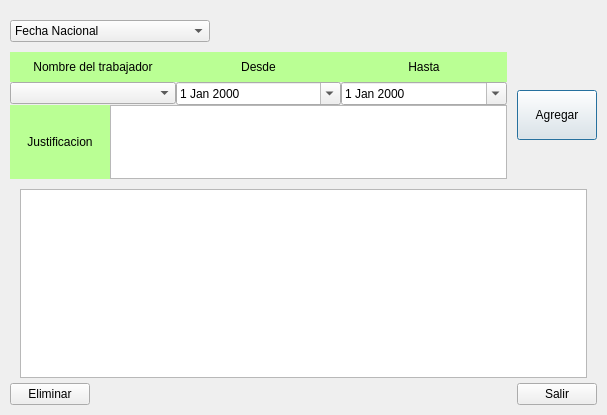
<?xml version="1.0" encoding="UTF-8"?>
<ui version="4.0">
 <class>Dialog</class>
 <widget class="QDialog" name="Dialog">
  <property name="geometry">
   <rect>
    <x>0</x>
    <y>0</y>
    <width>607</width>
    <height>415</height>
   </rect>
  </property>
  <property name="windowTitle">
   <string>Dias libres y feriados</string>
  </property>
  <layout class="QVBoxLayout" name="verticalLayout">
   <property name="spacing">
    <number>0</number>
   </property>
   <property name="leftMargin">
    <number>10</number>
   </property>
   <property name="topMargin">
    <number>10</number>
   </property>
   <property name="rightMargin">
    <number>10</number>
   </property>
   <property name="bottomMargin">
    <number>10</number>
   </property>
   <item>
    <layout class="QHBoxLayout" name="comboLayout">
     <property name="topMargin">
      <number>10</number>
     </property>
     <item>
      <widget class="QComboBox" name="qoption">
       <property name="minimumSize">
        <size>
         <width>200</width>
         <height>0</height>
        </size>
       </property>
       <item>
        <property name="text">
         <string>Fecha Nacional</string>
        </property>
       </item>
       <item>
        <property name="text">
         <string>Fechas Especiales</string>
        </property>
       </item>
       <item>
        <property name="text">
         <string>Dias Libres</string>
        </property>
       </item>
       <item>
        <property name="text">
         <string>Vacaciones</string>
        </property>
       </item>
      </widget>
     </item>
     <item>
      <spacer name="horizontalSpacer">
       <property name="orientation">
        <enum>Qt::Horizontal</enum>
       </property>
       <property name="sizeHint" stdset="0">
        <size>
         <width>40</width>
         <height>20</height>
        </size>
       </property>
      </spacer>
     </item>
    </layout>
   </item>
   <item>
    <widget class="QWidget" name="inputitemsLayout" native="true">
     <property name="minimumSize">
      <size>
       <width>0</width>
       <height>0</height>
      </size>
     </property>
     <property name="maximumSize">
      <size>
       <width>16777215</width>
       <height>150</height>
      </size>
     </property>
     <layout class="QHBoxLayout" name="horizontalLayout">
      <property name="spacing">
       <number>0</number>
      </property>
      <property name="leftMargin">
       <number>0</number>
      </property>
      <property name="topMargin">
       <number>10</number>
      </property>
      <property name="rightMargin">
       <number>0</number>
      </property>
      <property name="bottomMargin">
       <number>10</number>
      </property>
      <item>
       <widget class="QStackedWidget" name="stackedWidget">
        <property name="minimumSize">
         <size>
          <width>0</width>
          <height>100</height>
         </size>
        </property>
        <property name="maximumSize">
         <size>
          <width>16777215</width>
          <height>16777215</height>
         </size>
        </property>
        <property name="currentIndex">
         <number>2</number>
        </property>
        <widget class="QWidget" name="pageNationalDate">
         <layout class="QGridLayout" name="gridLayout_5">
          <property name="leftMargin">
           <number>0</number>
          </property>
          <property name="topMargin">
           <number>10</number>
          </property>
          <property name="rightMargin">
           <number>10</number>
          </property>
          <property name="bottomMargin">
           <number>10</number>
          </property>
          <property name="spacing">
           <number>0</number>
          </property>
          <item row="1" column="0">
           <layout class="QGridLayout" name="gridLayout">
            <property name="spacing">
             <number>0</number>
            </property>
            <item row="2" column="3">
             <widget class="QLineEdit" name="qhname"/>
            </item>
            <item row="2" column="1">
             <widget class="QDateEdit" name="qhdate">
              <property name="minimumSize">
               <size>
                <width>100</width>
                <height>0</height>
               </size>
              </property>
              <property name="displayFormat">
               <string>dd/MM</string>
              </property>
             </widget>
            </item>
            <item row="1" column="3">
             <widget class="QLabel" name="label">
              <property name="minimumSize">
               <size>
                <width>0</width>
                <height>30</height>
               </size>
              </property>
              <property name="autoFillBackground">
               <bool>false</bool>
              </property>
              <property name="styleSheet">
               <string notr="true">background-color: rgb(186, 255, 148)</string>
              </property>
              <property name="text">
               <string>Nombre y descripcion de la fecha nacional</string>
              </property>
              <property name="alignment">
               <set>Qt::AlignCenter</set>
              </property>
             </widget>
            </item>
            <item row="1" column="1">
             <widget class="QLabel" name="label_2">
              <property name="autoFillBackground">
               <bool>false</bool>
              </property>
              <property name="styleSheet">
               <string notr="true">background-color: rgb(186, 255, 148)</string>
              </property>
              <property name="text">
               <string>Fecha</string>
              </property>
              <property name="alignment">
               <set>Qt::AlignCenter</set>
              </property>
             </widget>
            </item>
           </layout>
          </item>
          <item row="2" column="0">
           <spacer name="verticalSpacer_8">
            <property name="orientation">
             <enum>Qt::Vertical</enum>
            </property>
            <property name="sizeHint" stdset="0">
             <size>
              <width>20</width>
              <height>40</height>
             </size>
            </property>
           </spacer>
          </item>
          <item row="0" column="0">
           <spacer name="verticalSpacer_7">
            <property name="orientation">
             <enum>Qt::Vertical</enum>
            </property>
            <property name="sizeHint" stdset="0">
             <size>
              <width>20</width>
              <height>40</height>
             </size>
            </property>
           </spacer>
          </item>
         </layout>
        </widget>
        <widget class="QWidget" name="pageSpecialDate">
         <property name="minimumSize">
          <size>
           <width>0</width>
           <height>0</height>
          </size>
         </property>
         <layout class="QVBoxLayout" name="verticalLayout_2">
          <property name="leftMargin">
           <number>0</number>
          </property>
          <property name="topMargin">
           <number>0</number>
          </property>
          <property name="rightMargin">
           <number>10</number>
          </property>
          <property name="bottomMargin">
           <number>0</number>
          </property>
          <item>
           <spacer name="verticalSpacer_3">
            <property name="orientation">
             <enum>Qt::Vertical</enum>
            </property>
            <property name="sizeHint" stdset="0">
             <size>
              <width>20</width>
              <height>40</height>
             </size>
            </property>
           </spacer>
          </item>
          <item>
           <layout class="QGridLayout" name="gridLayout_2">
            <property name="spacing">
             <number>0</number>
            </property>
            <item row="0" column="1">
             <widget class="QLabel" name="label_5">
              <property name="autoFillBackground">
               <bool>false</bool>
              </property>
              <property name="styleSheet">
               <string notr="true">background-color: rgb(186, 255, 148)</string>
              </property>
              <property name="text">
               <string>Fecha Inicio</string>
              </property>
              <property name="alignment">
               <set>Qt::AlignCenter</set>
              </property>
             </widget>
            </item>
            <item row="0" column="2">
             <widget class="QLabel" name="label_6">
              <property name="autoFillBackground">
               <bool>false</bool>
              </property>
              <property name="styleSheet">
               <string notr="true">background-color: rgb(186, 255, 148)</string>
              </property>
              <property name="text">
               <string>Dias</string>
              </property>
              <property name="alignment">
               <set>Qt::AlignCenter</set>
              </property>
             </widget>
            </item>
            <item row="1" column="1">
             <widget class="QDateEdit" name="qh2date">
              <property name="minimumSize">
               <size>
                <width>100</width>
                <height>0</height>
               </size>
              </property>
              <property name="maximumTime">
               <time>
                <hour>23</hour>
                <minute>59</minute>
                <second>59</second>
               </time>
              </property>
              <property name="calendarPopup">
               <bool>true</bool>
              </property>
             </widget>
            </item>
            <item row="0" column="3">
             <widget class="QLabel" name="label_4">
              <property name="minimumSize">
               <size>
                <width>0</width>
                <height>30</height>
               </size>
              </property>
              <property name="maximumSize">
               <size>
                <width>16777215</width>
                <height>30</height>
               </size>
              </property>
              <property name="autoFillBackground">
               <bool>false</bool>
              </property>
              <property name="styleSheet">
               <string notr="true">background-color: rgb(186, 255, 148)</string>
              </property>
              <property name="text">
               <string>Nombre y descripcion de la fecha especial</string>
              </property>
              <property name="alignment">
               <set>Qt::AlignCenter</set>
              </property>
             </widget>
            </item>
            <item row="1" column="3">
             <widget class="QLineEdit" name="qh2name"/>
            </item>
            <item row="1" column="2">
             <widget class="QSpinBox" name="qh2days">
              <property name="minimumSize">
               <size>
                <width>100</width>
                <height>0</height>
               </size>
              </property>
              <property name="minimum">
               <number>1</number>
              </property>
              <property name="maximum">
               <number>365</number>
              </property>
             </widget>
            </item>
           </layout>
          </item>
          <item>
           <spacer name="verticalSpacer_4">
            <property name="orientation">
             <enum>Qt::Vertical</enum>
            </property>
            <property name="sizeHint" stdset="0">
             <size>
              <width>20</width>
              <height>40</height>
             </size>
            </property>
           </spacer>
          </item>
         </layout>
        </widget>
        <widget class="QWidget" name="pageDayoff">
         <layout class="QGridLayout" name="gridLayout_7">
          <property name="leftMargin">
           <number>0</number>
          </property>
          <property name="topMargin">
           <number>0</number>
          </property>
          <property name="rightMargin">
           <number>10</number>
          </property>
          <property name="bottomMargin">
           <number>0</number>
          </property>
          <property name="spacing">
           <number>0</number>
          </property>
          <item row="0" column="0">
           <layout class="QGridLayout" name="gridLayout_3">
            <property name="spacing">
             <number>0</number>
            </property>
            <item row="0" column="2">
             <widget class="QLabel" name="label_9">
              <property name="autoFillBackground">
               <bool>false</bool>
              </property>
              <property name="styleSheet">
               <string notr="true">background-color: rgb(186, 255, 148)</string>
              </property>
              <property name="text">
               <string>Hasta</string>
              </property>
              <property name="alignment">
               <set>Qt::AlignCenter</set>
              </property>
             </widget>
            </item>
            <item row="1" column="2">
             <widget class="QDateEdit" name="qwptdate">
              <property name="maximumTime">
               <time>
                <hour>23</hour>
                <minute>59</minute>
                <second>59</second>
               </time>
              </property>
              <property name="calendarPopup">
               <bool>true</bool>
              </property>
             </widget>
            </item>
            <item row="0" column="1">
             <widget class="QLabel" name="label_8">
              <property name="autoFillBackground">
               <bool>false</bool>
              </property>
              <property name="styleSheet">
               <string notr="true">background-color: rgb(186, 255, 148)</string>
              </property>
              <property name="text">
               <string>Desde</string>
              </property>
              <property name="alignment">
               <set>Qt::AlignCenter</set>
              </property>
             </widget>
            </item>
            <item row="1" column="1">
             <widget class="QDateEdit" name="qwpbdate">
              <property name="maximumTime">
               <time>
                <hour>23</hour>
                <minute>59</minute>
                <second>59</second>
               </time>
              </property>
              <property name="calendarPopup">
               <bool>true</bool>
              </property>
             </widget>
            </item>
            <item row="1" column="0">
             <widget class="QComboBox" name="qwpworker"/>
            </item>
            <item row="0" column="0">
             <widget class="QLabel" name="label_7">
              <property name="minimumSize">
               <size>
                <width>0</width>
                <height>30</height>
               </size>
              </property>
              <property name="autoFillBackground">
               <bool>false</bool>
              </property>
              <property name="styleSheet">
               <string notr="true">background-color: rgb(186, 255, 148)</string>
              </property>
              <property name="text">
               <string>Nombre del trabajador</string>
              </property>
              <property name="alignment">
               <set>Qt::AlignCenter</set>
              </property>
             </widget>
            </item>
           </layout>
          </item>
          <item row="3" column="0">
           <layout class="QHBoxLayout" name="horizontalLayout_3">
            <property name="spacing">
             <number>0</number>
            </property>
            <property name="topMargin">
             <number>0</number>
            </property>
            <item>
             <widget class="QLabel" name="label_3">
              <property name="minimumSize">
               <size>
                <width>100</width>
                <height>0</height>
               </size>
              </property>
              <property name="styleSheet">
               <string notr="true">background-color: rgb(186, 255, 148)</string>
              </property>
              <property name="text">
               <string>Justificacion</string>
              </property>
              <property name="alignment">
               <set>Qt::AlignCenter</set>
              </property>
             </widget>
            </item>
            <item>
             <widget class="QPlainTextEdit" name="qtext"/>
            </item>
           </layout>
          </item>
         </layout>
        </widget>
        <widget class="QWidget" name="pageVacation">
         <layout class="QGridLayout" name="gridLayout_8">
          <property name="leftMargin">
           <number>0</number>
          </property>
          <property name="topMargin">
           <number>0</number>
          </property>
          <property name="rightMargin">
           <number>10</number>
          </property>
          <property name="bottomMargin">
           <number>0</number>
          </property>
          <property name="spacing">
           <number>0</number>
          </property>
          <item row="0" column="0">
           <layout class="QGridLayout" name="gridLayout_4">
            <property name="spacing">
             <number>0</number>
            </property>
            <item row="1" column="0">
             <widget class="QLabel" name="label_10">
              <property name="minimumSize">
               <size>
                <width>0</width>
                <height>30</height>
               </size>
              </property>
              <property name="maximumSize">
               <size>
                <width>16777215</width>
                <height>30</height>
               </size>
              </property>
              <property name="autoFillBackground">
               <bool>false</bool>
              </property>
              <property name="styleSheet">
               <string notr="true">background-color: rgb(186, 255, 148)</string>
              </property>
              <property name="text">
               <string>Nombre del trabajador</string>
              </property>
              <property name="alignment">
               <set>Qt::AlignCenter</set>
              </property>
             </widget>
            </item>
            <item row="1" column="1">
             <widget class="QLabel" name="label_11">
              <property name="autoFillBackground">
               <bool>false</bool>
              </property>
              <property name="styleSheet">
               <string notr="true">background-color: rgb(186, 255, 148)</string>
              </property>
              <property name="text">
               <string>Desde</string>
              </property>
              <property name="alignment">
               <set>Qt::AlignCenter</set>
              </property>
             </widget>
            </item>
            <item row="1" column="2">
             <widget class="QLabel" name="label_12">
              <property name="autoFillBackground">
               <bool>false</bool>
              </property>
              <property name="styleSheet">
               <string notr="true">background-color: rgb(186, 255, 148)</string>
              </property>
              <property name="text">
               <string>Hasta</string>
              </property>
              <property name="alignment">
               <set>Qt::AlignCenter</set>
              </property>
             </widget>
            </item>
            <item row="2" column="1">
             <widget class="QDateEdit" name="qvacbdate">
              <property name="maximumTime">
               <time>
                <hour>23</hour>
                <minute>59</minute>
                <second>59</second>
               </time>
              </property>
              <property name="calendarPopup">
               <bool>true</bool>
              </property>
             </widget>
            </item>
            <item row="2" column="0">
             <widget class="QComboBox" name="qvacworker"/>
            </item>
            <item row="2" column="2">
             <widget class="QDateEdit" name="qvactdate">
              <property name="maximumTime">
               <time>
                <hour>23</hour>
                <minute>59</minute>
                <second>59</second>
               </time>
              </property>
              <property name="calendarPopup">
               <bool>true</bool>
              </property>
             </widget>
            </item>
            <item row="0" column="1">
             <spacer name="verticalSpacer_5">
              <property name="orientation">
               <enum>Qt::Vertical</enum>
              </property>
              <property name="sizeHint" stdset="0">
               <size>
                <width>20</width>
                <height>40</height>
               </size>
              </property>
             </spacer>
            </item>
            <item row="3" column="1">
             <spacer name="verticalSpacer_6">
              <property name="orientation">
               <enum>Qt::Vertical</enum>
              </property>
              <property name="sizeHint" stdset="0">
               <size>
                <width>20</width>
                <height>40</height>
               </size>
              </property>
             </spacer>
            </item>
           </layout>
          </item>
         </layout>
        </widget>
       </widget>
      </item>
      <item>
       <widget class="QPushButton" name="qadd_to_database">
        <property name="maximumSize">
         <size>
          <width>16777215</width>
          <height>50</height>
         </size>
        </property>
        <property name="text">
         <string>Agregar</string>
        </property>
       </widget>
      </item>
     </layout>
    </widget>
   </item>
   <item>
    <layout class="QVBoxLayout" name="verticalLayout_3">
     <property name="leftMargin">
      <number>10</number>
     </property>
     <property name="topMargin">
      <number>0</number>
     </property>
     <property name="rightMargin">
      <number>10</number>
     </property>
     <item>
      <widget class="QTableView" name="tableView">
       <property name="editTriggers">
        <set>QAbstractItemView::DoubleClicked</set>
       </property>
       <property name="selectionBehavior">
        <enum>QAbstractItemView::SelectRows</enum>
       </property>
      </widget>
     </item>
    </layout>
   </item>
   <item>
    <layout class="QHBoxLayout" name="horizontalLayout_2">
     <property name="topMargin">
      <number>5</number>
     </property>
     <item>
      <widget class="QPushButton" name="qdelete">
       <property name="text">
        <string>Eliminar</string>
       </property>
      </widget>
     </item>
     <item>
      <spacer name="horizontalSpacer_2">
       <property name="orientation">
        <enum>Qt::Horizontal</enum>
       </property>
       <property name="sizeHint" stdset="0">
        <size>
         <width>40</width>
         <height>20</height>
        </size>
       </property>
      </spacer>
     </item>
     <item>
      <widget class="QPushButton" name="pushButton_2">
       <property name="text">
        <string>Salir</string>
       </property>
      </widget>
     </item>
    </layout>
   </item>
  </layout>
 </widget>
 <tabstops>
  <tabstop>qhdate</tabstop>
  <tabstop>qhname</tabstop>
  <tabstop>qh2date</tabstop>
  <tabstop>qh2days</tabstop>
  <tabstop>qh2name</tabstop>
  <tabstop>qwpworker</tabstop>
  <tabstop>qwpbdate</tabstop>
  <tabstop>qwptdate</tabstop>
  <tabstop>qvacworker</tabstop>
  <tabstop>qvacbdate</tabstop>
  <tabstop>qvactdate</tabstop>
  <tabstop>qadd_to_database</tabstop>
  <tabstop>qoption</tabstop>
  <tabstop>qdelete</tabstop>
  <tabstop>pushButton_2</tabstop>
 </tabstops>
 <resources/>
 <connections>
  <connection>
   <sender>pushButton_2</sender>
   <signal>clicked()</signal>
   <receiver>Dialog</receiver>
   <slot>accept()</slot>
   <hints>
    <hint type="sourcelabel">
     <x>673</x>
     <y>338</y>
    </hint>
    <hint type="destinationlabel">
     <x>580</x>
     <y>334</y>
    </hint>
   </hints>
  </connection>
  <connection>
   <sender>qoption</sender>
   <signal>currentIndexChanged(int)</signal>
   <receiver>stackedWidget</receiver>
   <slot>setCurrentIndex(int)</slot>
   <hints>
    <hint type="sourcelabel">
     <x>178</x>
     <y>19</y>
    </hint>
    <hint type="destinationlabel">
     <x>242</x>
     <y>49</y>
    </hint>
   </hints>
  </connection>
 </connections>
</ui>
